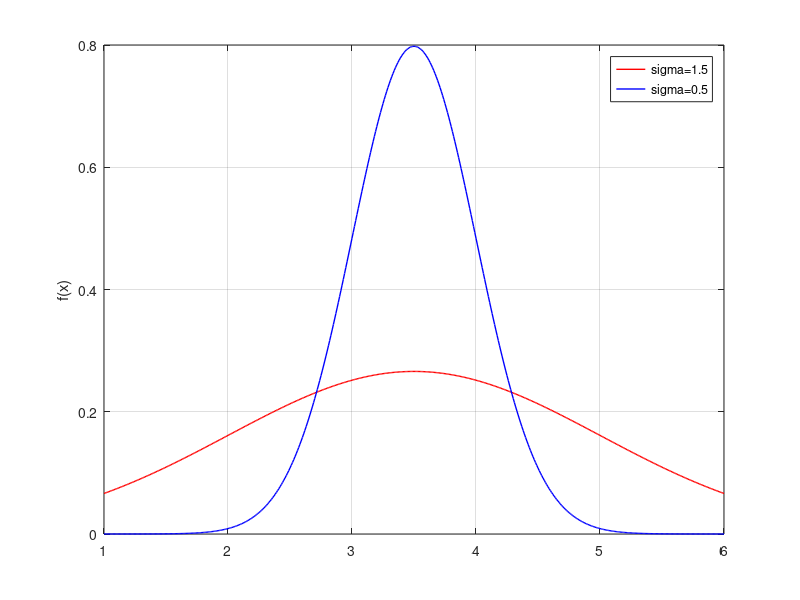

Source code (MATLAB):
clear;close all;
a=3.5;sigma=1.5;
x=1:0.01:6;
figure(1)
y=(1/((sqrt(2*pi))*sigma))*exp(-((x-a).^2)/(2*sigma.^2));
plot(x,y,'r','LineWidth',1);
hold on;  % show the plot in the same figure
a=3.5;sigma=0.5;
x=1:0.01:6;
y=(1/((sqrt(2*pi))*sigma))*exp(-((x-a).^2)/(2*sigma.^2));
plot(x,y,'b','LineWidth',1);
ylabel('f(x)');
legend('sigma=1.5','sigma=0.5')
hold off;
grid on;  % show the grid line